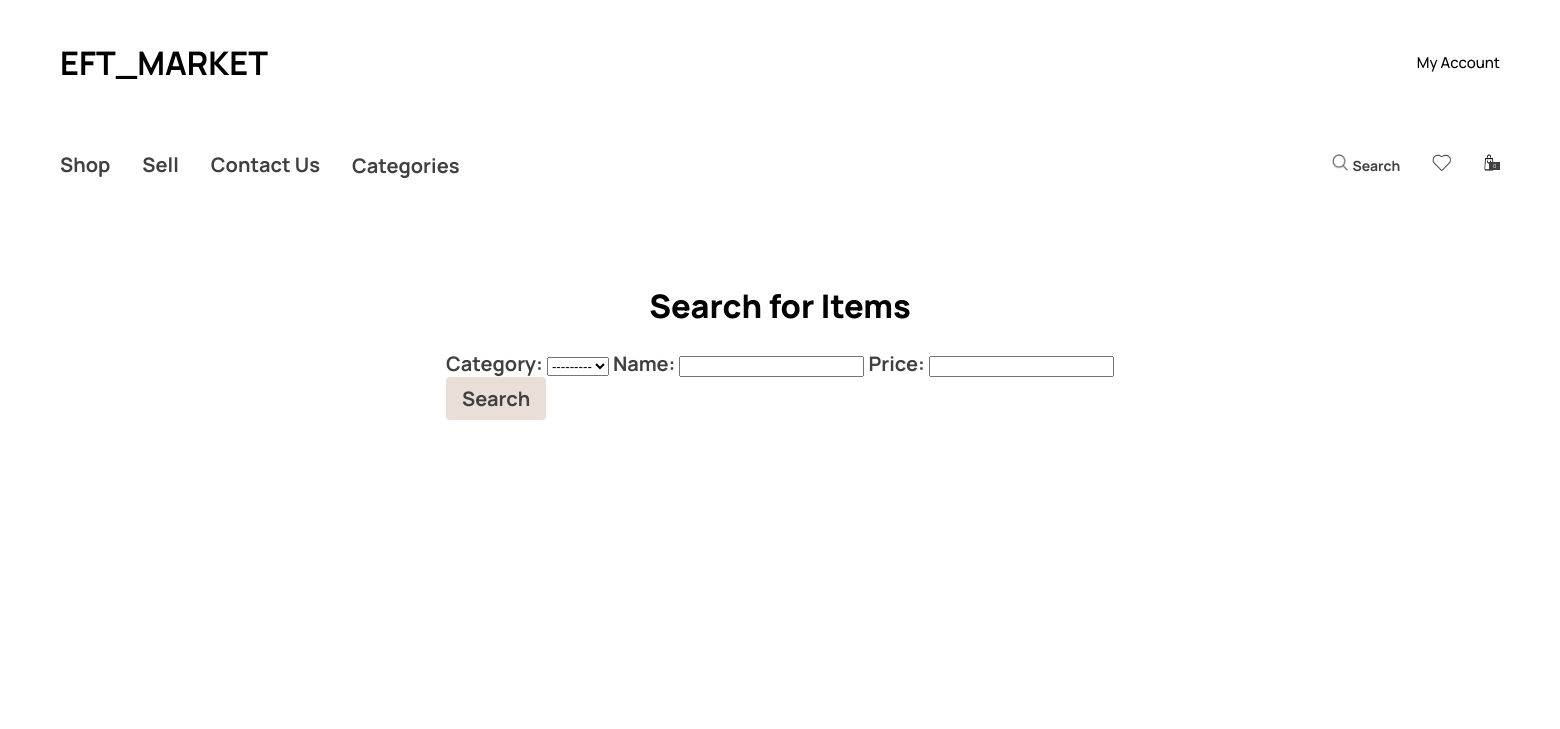
The app's page /search/, older data.
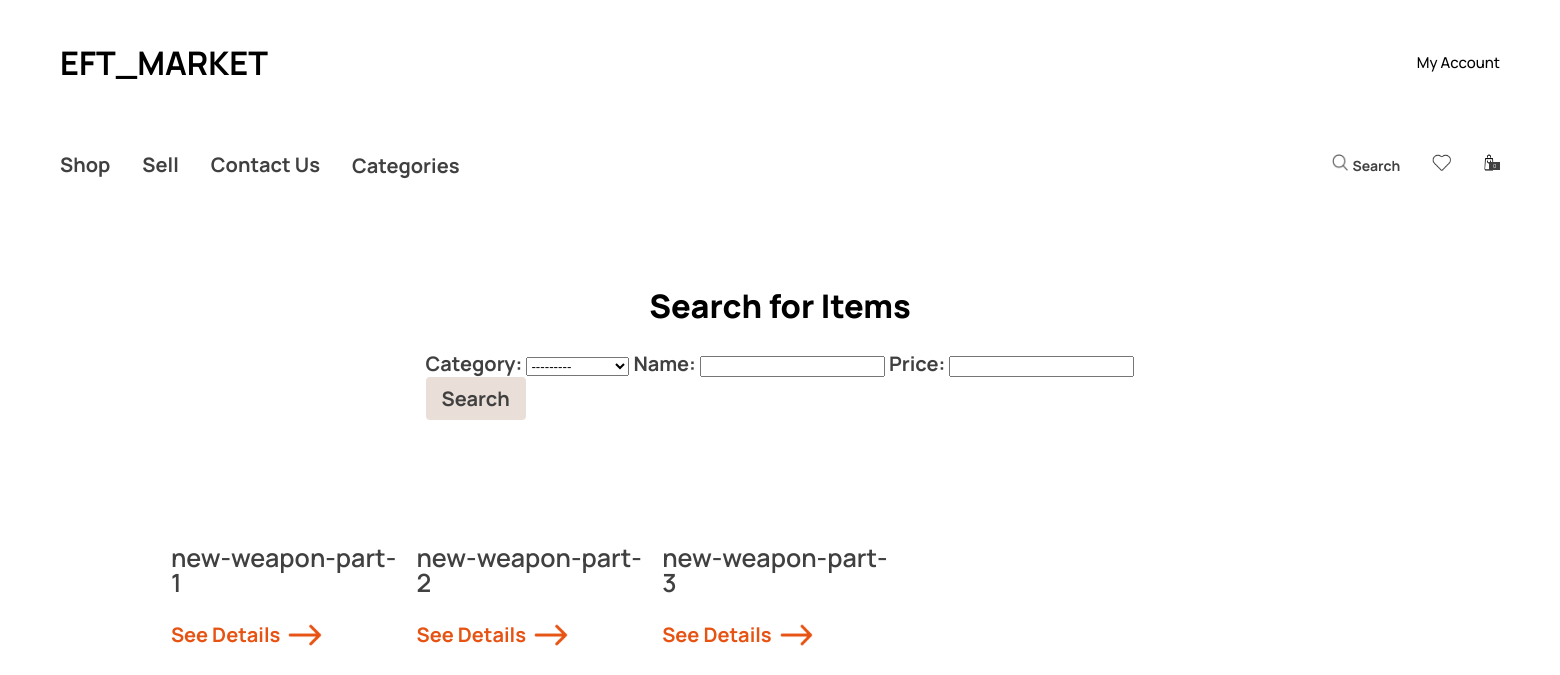
The same page, newer data.
### store/models.py (models this page shows, shortened)
class Product(models.Model):
    DRAFT = 'draft'
    WAITING_APPROVAL = 'waitingapproval'
    ACTIVE = 'active'
    DELETED = 'deleted'
    CLOSED = 'closed'
    STATUS_CHOICES = (
        (DRAFT, 'Draft'),
        (WAITING_APPROVAL, 'Waiting Approval'),
        (ACTIVE, 'Active'),
        (DELETED, 'Deleted'),
        (CLOSED, 'Bid Closed'),
    )
    user = models.ForeignKey(User, related_name='products', on_delete=models.CASCADE)
    category = models.ForeignKey(Category, related_name='products', on_delete=models.CASCADE)
    title = models.CharField(max_length=255)
    slug = models.SlugField(max_length=255)
    description = models.TextField(blank=True)
    status = models.CharField(max_length=50, choices=STATUS_CHOICES, default=ACTIVE)
    trade_location = models.CharField(max_length=255)
    phone_num = models.CharField(max_length=20)
    price = models.IntegerField()
    currentPrice = models.IntegerField()
    suggestedPrice = models.IntegerField()
    image = models.ImageField(upload_to='uploads/product_images/', blank=True, null=True)
    created_at = models.DateTimeField(auto_now_add=True)
    updated_at = models.DateTimeField(auto_now=True)
    deadline = models.DateTimeField(blank=True, default=timezone.now)

### store/views.py (the view)
# urls.py: path('search/', views.search, name='search'),
def search(request):
    products = Product.objects.filter(status=Product.ACTIVE)
    searchFilter = ProductFilter(request.GET, queryset=products)
    return render(request, 'store/search.html', {
        'searchFilter': searchFilter,
    })

### store/models.py (called while the page is built)
    def __str__(self):
        return self.title

### store/templatetags/menu.py (called while the page is built)
@register.inclusion_tag("core/menu.html")
def menu():
    categories = Category.objects.all()
    return {
        'categories':categories
    }

### store/templates/store/search.html (shortened to what this page needs)
<!DOCTYPE html>
{% load menu %}
{% load static %}
<html>
    <head>
        <link rel="stylesheet" type="text/css" href="{% static '/stylesheet.css' %}">
    </head>
    <body>
        <div class ="homepage screen">
            <div class="nav-bars">
                <div class="content">
                    <div class="left-column">
                        <div class="logo manrope-bold-black-32-5px">
                            <a href="{% url 'mainpage' %}" style="text-decoration: none">
                                <span class="manrope-bold-black-32-5px">EFT_MARKET</span>
                            </a>
                        </div>
                    </div>
                    <div class="right-column">
                        <div class="item-2">
                            {%if request.user.is_authenticated == True%}
                            <a href="{% url 'myaccount' %}" style="color: black; text-decoration: none">My Account</a>
                            {% else %}
                            <a href="{% url 'login' %}" style="color: black; text-decoration: none">My Account</a>
                            {% endif %}
                        </div>
                    </div>
                </div>
            </div>
            <div class="menu-bar">
                {% menu %}
                <div class ="right-column-1">
                    <div class="frame-19">
                        <a href="{% url 'search' %}">
                            <img class="group" src="{% static 'images/search.png' %}" alt="search-icon"/>
                            <span class="label-2">Search</span>
                        </a>
                    </div>
                    <img class="vector" src="{% static '/images/wishlist.png' %}" alt="Vector"/>
                    <div class="group-20">
                        <div class="overlap-group">
                            <div class="rectangle-14"></div>
                            <div class="number">0</div>
                        </div>
                    </div>
                </div>
            </div>
            <div class= "recomanded" style="padding: 50px; gap: 0px">
                <h1 class="manrope-extra-bold-black-32-5px">Search for Items</h1>
                <form method='get' class="manrope-bold-cape-cod-20px">
                    {{searchFilter.form}}
                    <button class="button" style="padding: 8px 16px;" type="submit">
                        <span class="manrope-bold-cape-cod-20px">Search</span>
                    </button>
                </form>
            </div>
            <div class="container">
                {% for product in searchFilter.qs %}
                    <div class="a">
                        <div class="icon-details-1">
                            <div class="details-1">
                                <p class="headline manrope-semi-bold-cape-cod-25-1px">{{product.title}}</p>
                            </div>
                        </div>
                        <a href="{% url 'product_details' product.category.slug product.slug %}">
                            <div class="button-1">
                                <div class="label-1 manrope-bold-trinidad-20px">See Details</div>
                                <img class="essential-icons-right-arrow" src="{% static '/images/orange_right_arrow.png' %}" alt="Essential Icons / right-arrow"/>
                            </div>
                        </a>
                    </div>
                {% endfor %}
            </div>
        </div>{% comment %}end of homepage screen {% endcomment %}
    </body>
</html>

Row changes from the older to the newer data that the page shows:
added Product: title "new-weapon-part-1"
added Product: title "new-weapon-part-2"
added Product: title "new-weapon-part-3"
